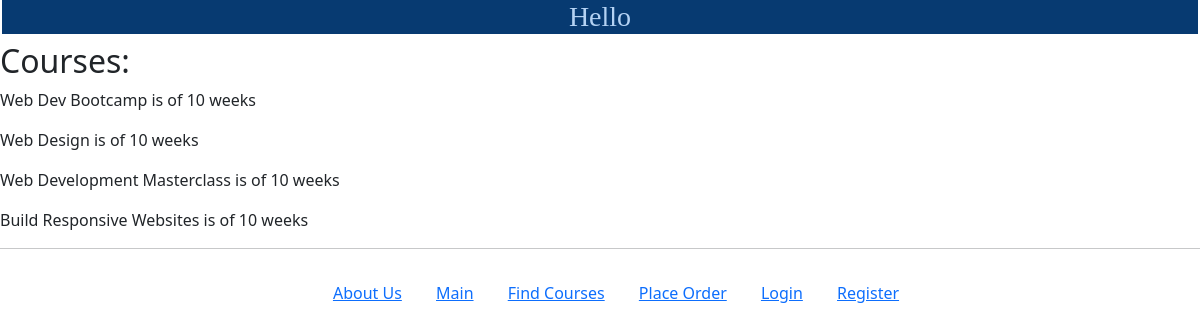
/myapp/1, run on the app's committed database.
### myapp/models.py (models this page shows, shortened)
class Course(models.Model):
    title = models.CharField(max_length=200)
    topic = models.ForeignKey(Topic, related_name='courses', on_delete=models.CASCADE)
    price = models.DecimalField(max_digits=10, decimal_places=2)
    for_everyone = models.BooleanField(default=True)
    description = models.TextField(blank= True)
    num_reviews = models.PositiveIntegerField(default=0)

class Topic(models.Model):
    name = models.CharField(max_length=200)
    length = models.IntegerField(default=12, blank=False)

### myapp/views.py (the view)
# urls.py: path(r'<int:topic_id>', views.detail, name='detail'),
def detail(request, topic_id):
    response = HttpResponse()
    topic = get_object_or_404(Topic, id=topic_id)
    course_list = Course.objects.filter(topic=topic)
    response = HttpResponse()
    for course in course_list:
        para = '<p>' + str(course.title.upper()) + "is of " + str(course.topic.length) + "$weeks" + "</p>"
    response.write(para)
    return render(request, 'myapp/detail.html', {'course_list': course_list})

### templates/myapp/detail.html
{% extends 'myapp/base.html' %}
<h3>{% block myhdg %}Hello {{request.user.first_name}} {{ request.user.last_name }} {% endblock %}</h3>
{% block body_block %}
    {% if course_list %}
    <h2>Courses:</h2>
    {% for course in course_list %}
        <p>{{ course.title }} is of {{ course.topic.length }} weeks</p>
    {% endfor %}
    {% else %}
    <strong>No courses</strong>
    {% endif %}
{% endblock %}

### myapp/static/myapp/style.css (style rules this page uses)
html { font-family:Poppins; }

### data on the page
Course: title "Web Dev Bootcamp", topic.length "10"
Course: title "Web Design", topic.length "10"
Course: title "Web Development Masterclass", topic.length "10"
Course: title "Build Responsive Websites", topic.length "10"
